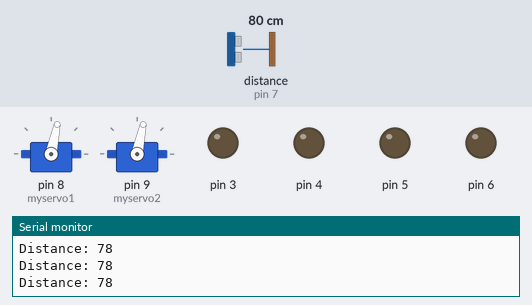
The sketch below on a simulated Arduino Uno, built with avr-gcc and run on an emulated ATmega328P. On the bench: 2 × servo, output pins drawn as LEDs (lit = HIGH), the last lines printed to the serial monitor. Wiring (inferred from the names in the program): ultrasonic range finder: trigger pin 11; echo pin 7. Inputs (shaded band) come from the test bench; at power-on: distance to the obstacle (sensor on pin 7) 80 cm. The echo pulse lasts 58.3 µs per cm; pins used as bus, display or sensor lines are not drawn.

Above: at 1.2 s.
1.3 s: distance to the obstacle (sensor on pin 7) set to 2 cm
At 2.1 s:
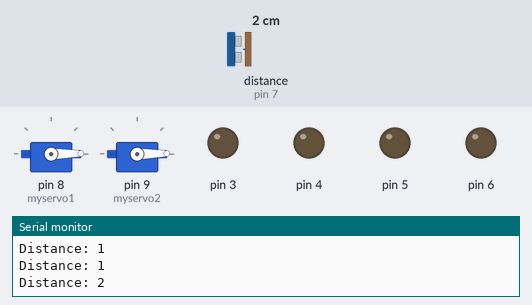
4.3 s: distance to the obstacle (sensor on pin 7) set to 120 cm
5.8 s: distance to the obstacle (sensor on pin 7) set to 35 cm
At 6.5 s:
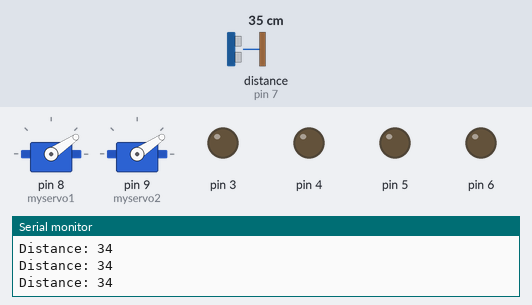
7.3 s: distance to the obstacle (sensor on pin 7) set to 60 cm
At 7.6 s:
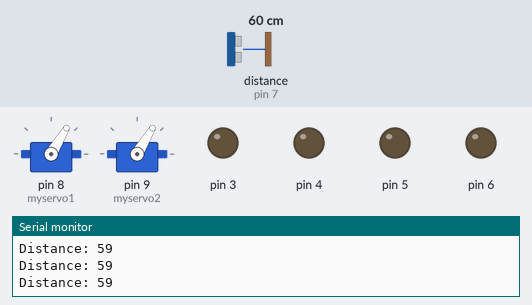
8.8 s: distance to the obstacle (sensor on pin 7) set to 250 cm
At 10.0 s:
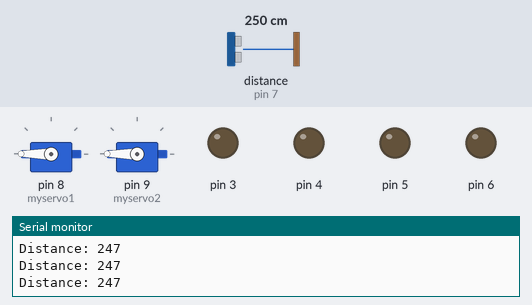
Timing chart, 0 to 11.3 s (numbered marks = the images above; inputs shaded):
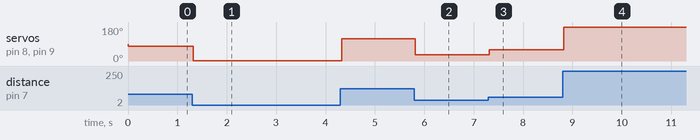

The sketch:

servo-ultrasonic-move-by-angle.ino
```cpp
#include <Servo.h>

Servo myservo1;
Servo myservo2;

const int trigpin = 11;
const int echopin = 7;

long duration;
int distance;

void setup() {
  // put your setup code here, to run once:
  pinMode(3, OUTPUT);
  pinMode(4, OUTPUT);
  pinMode(5, OUTPUT);
  pinMode(6, OUTPUT);

  pinMode(trigpin, OUTPUT);
  pinMode(echopin, INPUT);

  Serial.begin(9600);

  myservo1.attach(8);
  myservo2.attach(9);
}

void loop() {


  //clear the trigPin
  digitalWrite(trigpin, LOW);
  delayMicroseconds(2);

  // trigger the sensor
  digitalWrite(trigpin, HIGH);
  delayMicroseconds(10);
  digitalWrite(trigpin, LOW);

  // read inputs
  duration = pulseIn(echopin, HIGH);
  distance = duration * 0.034 / 2;

  //print distance
  Serial.print("Distance: ");
  Serial.println(distance);

  //check for false data
  if (distance >= 0 && distance <= 500) {
    //map data
    int x = map(distance, 0, 500, 0, 180);

    myservo1.write(distance);
    myservo2.write(distance);
  }

  // for (int pos = 0; pos <= 180; pos++) {
  //   myservo1.write(pos);
  //   myservo2.write(pos);
  //   delay(10);
  // }
  // // delay(1000);
  // for (int pos = 180; pos >= 0; pos--) {
  //   myservo1.write(pos);
  //   myservo2.write(pos);
  //   delay(10);
  // }
  // // delay(1000);
}
```

Measured:
- after the input at 1.3 s, servo on pin 8 (myservo1), servo on pin 9 (myservo2): alternates 2° for 0.01 s and 1° for 0.03 s, starting at once
- after the input at 5.8 s, servo on pin 8 (myservo1), servo on pin 9 (myservo2): 118° → 34° at once
- after the input at 7.3 s, servo on pin 8 (myservo1), servo on pin 9 (myservo2): 34° → 59° at once
- after the input at 8.8 s, servo on pin 8 (myservo1), servo on pin 9 (myservo2): 59° → 180° at once
